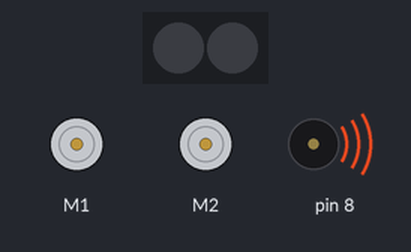
A sketch run on a simulated Arduino Uno, built with avr-gcc and run on an emulated ATmega328P. Parts: 2 RGB LEDs in strip order, left to right, 2 × DC motor (green arrow = forward, orange = backward, longer = faster), buzzer (waves = sounding).

Above: at 0.15 s.
At 20.7 s:
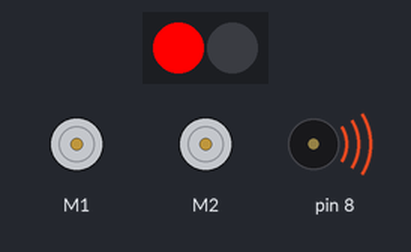
At 43.2 s:
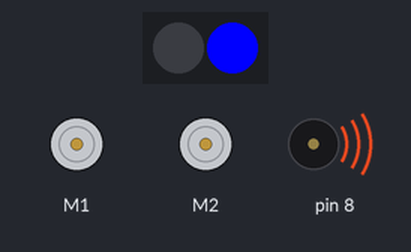
Timing chart, 0 to 44.3 s (numbered marks = the images above):
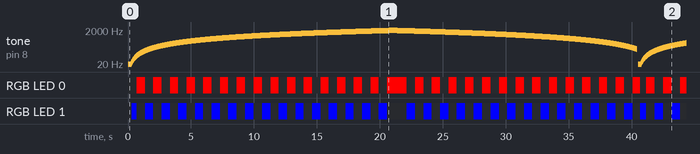

The sketch:

politie.ino
```cpp
#include <Adafruit_NeoPixel.h>
Adafruit_NeoPixel pix(2, 13, NEO_GRB + NEO_KHZ800);
#include <MeMCore.h>
MeDCMotor motor1(M1);
MeDCMotor motor2(M2);
MeIR ir;
MeBuzzer bz;
void setup() {
  // put your setup code here, to run once:
  pix.begin();
  ir.begin();
}

void loop() {
  // put your main code here, to run repeatedly:
  for (int y = 0 ; y < 1900 ; y += 1) {
    bz.tone(y, 10);
    if (y % 60 == 0) {
      pix.setPixelColor(0, pix.Color(255, 0, 0));
      pix.setPixelColor(1, pix.Color(0, 0 , 0));
      pix.show();
    }
    if (y % 120 == 0) {
      pix.setPixelColor(0, pix.Color(0, 0, 0));
      pix.setPixelColor(1, pix.Color(0, 0, 255));
      pix.show();
    }
    delay(1);
  }
  for (int y = 1900 ; y > 150 ; y -= 1) {
    bz.tone(y, 10);
    if (y % 60 == 0) {
      pix.setPixelColor(0, pix.Color(255, 0, 0));
      pix.setPixelColor(1, pix.Color(0, 0 , 0));
      pix.show();
    }
    if (y % 120 == 0) {
      pix.setPixelColor(0, pix.Color(0, 0, 0));
      pix.setPixelColor(1, pix.Color(0, 0, 255));
      pix.show();
    }
    delay(1);
  }
  if (ir.decode()) {
    uint32_t value = (ir.value >> 16) & 0xFF;
    Serial.print("0x");
    Serial.println(value, HEX);
    if (value == 0x40) {
      motor1.run(-100);
      motor2.run(100);
    }
    if (value == 0x19) {
      motor1.run(100);
      motor2.run(-100);
    }
    if (value == 0x7) {
      motor1.run(0);
      motor2.run(100);
    }
    if (value == 0x9) {
      motor1.run(-100);
      motor2.run(0);
    }
  }
  else {
    motor1.stop();
    motor2.stop();
  }
  delay(100);
}
```

Measured:
- by itself, RGB LED 0: off → RGB(255, 0, 0) at 0.69 s, → off 0.68 s later, → RGB(255, 0, 0) 0.64 s later, → off 0.68 s later, … (65 changes in this stretch)
- by itself, RGB LED 1: off → RGB(0, 0, 255) at 0.31 s, → off 0.38 s later, → RGB(0, 0, 255) 0.68 s later, → off 0.64 s later, … (66 changes in this stretch)
